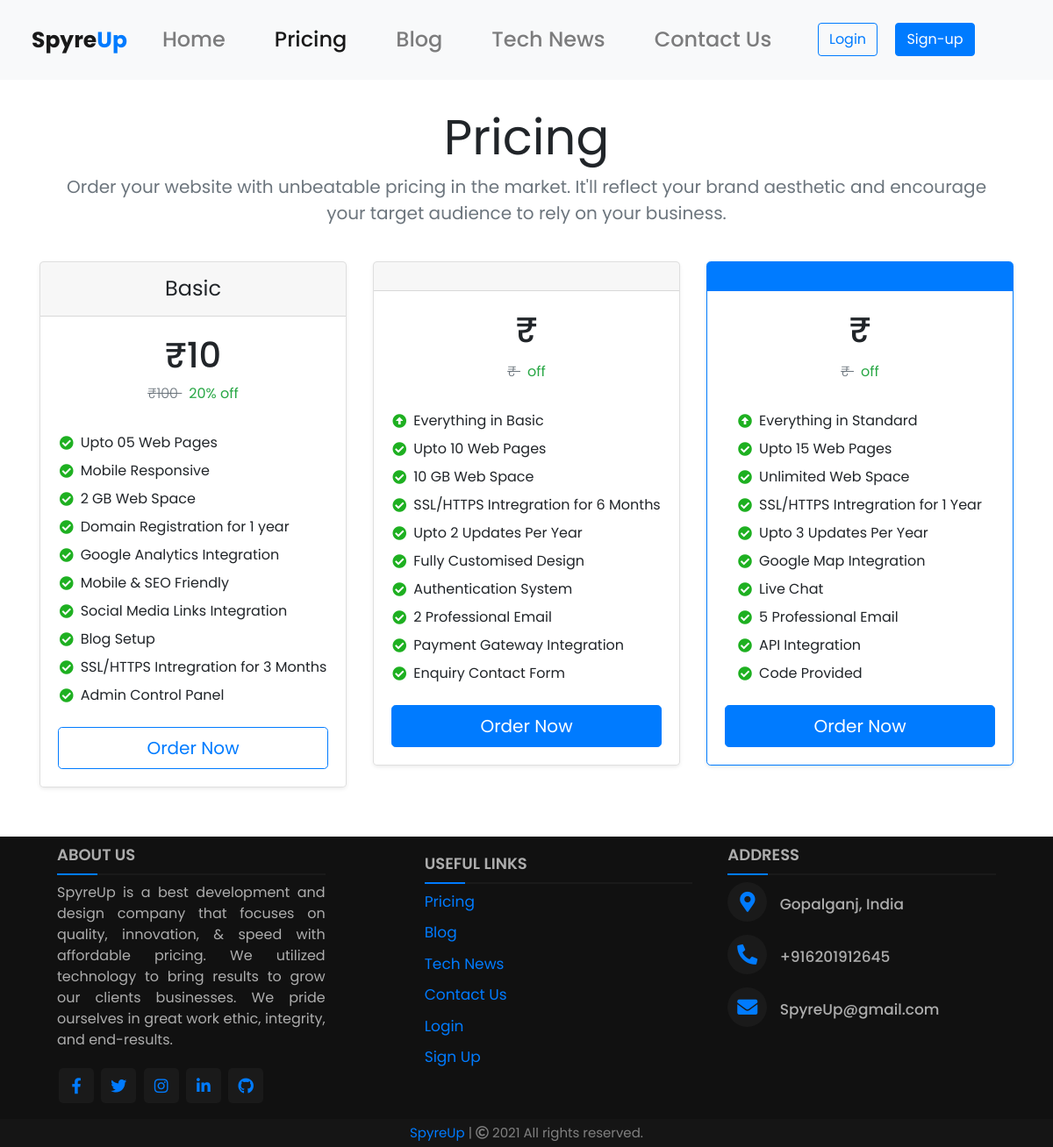
Screenshot of /webdevelopment/ with the database file from the repository.
### webpages/models.py (models this page shows, shortened)
class Plan(models.Model):
    plan_choice = (
        ('Basic', 'Basic'),
        ('Standard', 'Standard'),
        ('Premium', 'Premium'),
    )
    plan_types = models.CharField(choices=plan_choice,max_length=50)
    originalprice = models.CharField(max_length=50,default=True)
    price = models.CharField(max_length=50)
    discountpercent = models.CharField(max_length=50,default=True)

### webpages/views.py (the view)
# urls.py: path('webdevelopment/', views.webdevelopment, name="webdevelopment"),
def webdevelopment(request):
    basic = Plan.objects.all().filter(plan_types__iexact = 'Basic')
    standard = Plan.objects.all().filter(plan_types__iexact = 'Standard')
    premium = Plan.objects.all().filter(plan_types__iexact = 'Premium')
    data = {
        'basic': basic,
        'standard': standard,
        'premium': premium,
    }
    return render(request, 'webpages/webdevelopment.html', data)

### templates/webpages/webdevelopment.html (shortened to what this page needs)
{% extends 'base.html' %}
{% block content %}
<body>
  <main>
    <div class="container-xl pricingContainer  py-3">
      <header>
        <div class="pricing-header p-3 pb-md-4 mx-auto text-center">
          <h1 class="display-4 fw-normal">Pricing</h1>
          <p class="fs-5 text-muted">Order your website with unbeatable pricing in the market. It'll reflect your brand aesthetic and encourage your target audience to rely on your business.</p>
        </div>
      </header>
      <div class="row row-cols-1 row-cols-md-3 mb-3 text-center">
        <div class="col">
          <div class="card mb-4 rounded-3 shadow-sm">
            <div class="card-header py-3">
              <h4 class="my-0 fw-normal">{{basic.all.0.plan_types}}</h4>
            </div>
            <div class="features-section card-body">
              <h1 class="">₹{{basic.all.0.price}}</h1>
             <p> <del class="text-muted fw-light">₹{{basic.all.0.originalprice}} </del> <span class="text-success ms-2"> {{basic.all.0.discountpercent}} off </span></p>
             <div class="d-inline-block" >
              <ul class=" list-unstyled mt-3 mb-4">
                <li class="mt-2 d-flex" ><i style="color: #1EB021;" class="pt-1 me-2 fa fa-check-circle"></i>Upto 05 Web Pages</li>
                <li class="mt-2 d-flex" ><i style="color: #1EB021;" class="me-2 pt-1 fa fa-check-circle"></i>Mobile Responsive</li>
                <li class="mt-2 d-flex" ><i style="color: #1EB021;" class="me-2 pt-1 fa fa-check-circle"></i>2 GB Web Space</li>
                <li class="mt-2 d-flex" ><i style="color: #1EB021;" class="me-2 pt-1 fa fa-check-circle"></i>Domain Registration for 1 year</li>
                <li class="mt-2 d-flex" ><i style="color: #1EB021;" class="me-2 pt-1 fa fa-check-circle"></i>Google Analytics Integration</li>
                <li class="mt-2 d-flex" ><i style="color: #1EB021;" class="me-2 pt-1 fa fa-check-circle"></i>Mobile & SEO Friendly</li>
                <li class="mt-2 d-flex" ><i style="color: #1EB021;" class="me-2 pt-1 fa fa-check-circle"></i>Social Media Links Integration</li>
                <li class="mt-2 d-flex" ><i style="color: #1EB021;" class="me-2 pt-1 fa fa-check-circle"></i>Blog Setup</li>
                <li class="mt-2 d-flex" ><i style="color: #1EB021;" class="me-2 pt-1 fa fa-check-circle"></i>SSL/HTTPS Intregration for 3 Months</li>
                <li class="mt-2 d-flex" ><i style="color: #1EB021;" class="me-2 pt-1 fa fa-check-circle"></i>Admin Control Panel</li>
              </ul>
            </div>
              <form method="POST" action="{% url 'checkout' %}" >
                <input  type="submit" class="w-100 btn btn-lg btn-outline-primary" value="Order Now">
              </form>
            </div>
          </div>
        </div>
        <div class="col">
          <div class="card mb-4 rounded-3 shadow-sm">
            <div class="card-header py-3">
            </div>
            <div class="card-body">
              <h1 class="card-title pricing-card-title">₹{{standard.all.0.price}}</h1>
             <p> <del class="text-muted fw-light">₹{{standard.all.0.originalprice}} </del> <span class="text-success ms-2"> {{standard.all.0.discountpercent}} off </span></p>
             <div class="d-inline-block" >
             <ul class="list-unstyled mt-3 mb-4">
                <li class="mt-2 d-flex" ><i style="color: #1EB021;" class="me-2 pt-1 fas fa-arrow-alt-circle-up"></i>Everything in Basic</li>
                <li class="mt-2 d-flex" ><i style="color: #1EB021;" class="me-2 pt-1 fa fa-check-circle"></i>Upto 10 Web Pages</li>
                <li class="mt-2 d-flex" ><i style="color: #1EB021;" class="me-2 pt-1 fa fa-check-circle"></i>10 GB Web Space</li>
                <li class="mt-2 d-flex" ><i style="color: #1EB021;" class="me-2 pt-1 fa fa-check-circle"></i>SSL/HTTPS Intregration for 6 Months</li>
                <li class="mt-2 d-flex" ><i style="color: #1EB021;" class="me-2 pt-1 fa fa-check-circle"></i>Upto 2 Updates Per Year</li>
                <li class="mt-2 d-flex" ><i style="color: #1EB021;" class="me-2 pt-1 fa fa-check-circle"></i>Fully Customised Design</li>
                <li class="mt-2 d-flex" ><i style="color: #1EB021;" class="me-2 pt-1 fa fa-check-circle"></i>Authentication System</li>
                <li class="mt-2 d-flex" ><i style="color: #1EB021;" class="me-2 pt-1 fa fa-check-circle"></i>2 Professional Email</li>
                <li class="mt-2 d-flex" ><i style="color: #1EB021;" class="me-2 pt-1 fa fa-check-circle"></i>Payment Gateway Integration</li>
                <li class="mt-2 d-flex" ><i style="color: #1EB021;" class="me-2 pt-1 fa fa-check-circle"></i>Enquiry Contact Form</li>
              </ul>
            </div>
              <form method="POST" action="{% url 'checkout' %}" >
              <input  type="submit" class="w-100 btn btn-lg btn-primary" value="Order Now">
            </form>
            </div>
          </div>
        </div>
        <div class="col">
          <div class="card mb-4 rounded-3 shadow-sm border-primary">
            <div class="card-header py-3 text-white bg-primary border-primary">
            </div>
            <div class="card-body">
              <h1 class="card-title pricing-card-title">₹{{premium.all.0.price}}</h1>
             <p> <del class="text-muted fw-light">₹{{premium.all.0.originalprice}} </del> <span class="text-success ms-2"> {{premium.all.0.discountpercent}} off </span></p>
             <div class="d-inline-block" >
              <ul class="list-unstyled mt-3 mb-4">
                <li class="mt-2 d-flex" ><i style="color: #1EB021;" class="me-2 pt-1 fas fa-arrow-alt-circle-up"></i>Everything in Standard</li>
                <li class="mt-2 d-flex" ><i style="color: #1EB021;" class="me-2 pt-1 fa fa-check-circle"></i>Upto 15 Web Pages</li>
                <li class="mt-2 d-flex" ><i style="color: #1EB021;" class="me-2 pt-1 fa fa-check-circle"></i>Unlimited Web Space</li>
                <li class="mt-2 d-flex" ><i style="color: #1EB021;" class="me-2 pt-1 fa fa-check-circle"></i>SSL/HTTPS Intregration for 1 Year</li>
                <li class="mt-2 d-flex" ><i style="color: #1EB021;" class="me-2 pt-1 fa fa-check-circle"></i>Upto 3 Updates Per Year</li>
                <li class="mt-2 d-flex" ><i style="color: #1EB021;" class="me-2 pt-1 fa fa-check-circle"></i>Google Map Integration</li>
                <li class="mt-2 d-flex" ><i style="color: #1EB021;" class="me-2 pt-1 fa fa-check-circle"></i>Live Chat </li>
                <li class="mt-2 d-flex" ><i style="color: #1EB021;" class="me-2 pt-1 fa fa-check-circle"></i>5 Professional Email</li>
                <li class="mt-2 d-flex" ><i style="color: #1EB021;" class="me-2 pt-1 fa fa-check-circle"></i>API Integration</li>
                <li class="mt-2 d-flex" ><i style="color: #1EB021;" class="me-2 pt-1 fa fa-check-circle"></i>Code Provided</li>
              </ul>
              </div>
              <form method="POST" action="{% url 'checkout' %} ">
              <input type="submit" class="w-100 btn btn-lg btn-primary" value="Order Now" >
              </form>
            </div>
          </div>
        </div>
      </div>
  </main>
</body>
</html>
{% endblock %}

### static/style.css (style rules this page uses)
html { scroll-behavior: smooth; box-sizing: border-box; }
* { -webkit-appearance: none; -moz-appearance: none; appearance: none; }
body { font-family: 'Poppins'; }
@media only screen and (min-width: 955px) { .pricingContainer { margin: auto; } }

### rows the page displays
Plan: all.0.plan_types "Basic", all.0.price "10", all.0.originalprice "100", all.0.discountpercent "20%"
